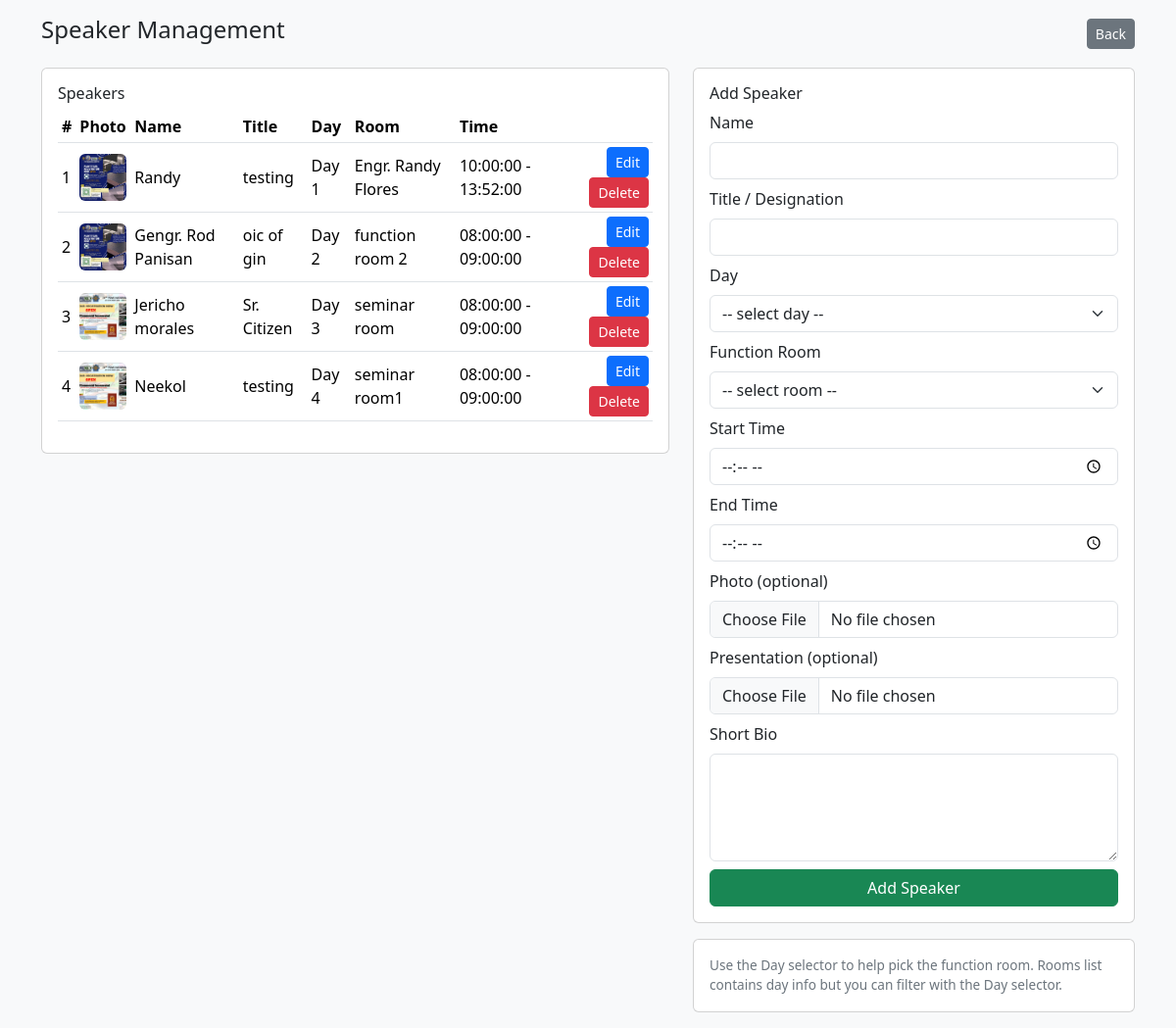
Page /admin/admin_speaker_manage.php (signed in) on the committed database.
### tables this page shows
CREATE TABLE `speakers` (
  `id` int(11) NOT NULL,
  `room_id` int(11) DEFAULT NULL,
  `name` varchar(255) NOT NULL,
  `title` varchar(255) DEFAULT NULL,
  `bio` text DEFAULT NULL,
  `start_time` time DEFAULT NULL,
  `end_time` time DEFAULT NULL,
  `photo` varchar(255) DEFAULT NULL,
  `photo_url` varchar(255) DEFAULT NULL,
  `presentation_url` varchar(255) DEFAULT NULL,
  `created_at` datetime NOT NULL DEFAULT current_timestamp()
);

CREATE TABLE `function_room_days` (
  `id` int(11) NOT NULL,
  `day_date` date NOT NULL,
  `room_id` int(11) DEFAULT NULL,
  `day` date NOT NULL,
  `enabled` tinyint(1) NOT NULL DEFAULT 1,
  `start_time` time DEFAULT NULL,
  `end_time` time DEFAULT NULL,
  `label` varchar(150) NOT NULL DEFAULT 'Day',
  `is_enabled` tinyint(1) NOT NULL DEFAULT 1
);

CREATE TABLE `function_rooms` (
  `id` int(11) NOT NULL,
  `day_id` int(11) DEFAULT NULL,
  `name` varchar(150) NOT NULL,
  `label` varchar(150) DEFAULT NULL,
  `room_number` varchar(50) NOT NULL,
  `day_number` int(10) UNSIGNED NOT NULL DEFAULT 1,
  `day_date` date DEFAULT NULL,
  `description` text DEFAULT NULL,
  `location` varchar(150) DEFAULT NULL,
  `capacity` int(11) DEFAULT NULL,
  `is_active` tinyint(1) NOT NULL DEFAULT 1,
  `created_at` datetime NOT NULL DEFAULT current_timestamp()
);

### admin/admin_speaker_manage.php (the view, shortened to what this page needs)
<?php
require_once __DIR__ . '/../db.php';
if (isset($conn) && $conn instanceof mysqli) {
    $db = $conn;
} elseif (isset($mysqli) && $mysqli instanceof mysqli) {
    $db = $mysqli;
} else {
    $db = null;
}
if (!function_exists('e')) {
    function e($s){ return htmlspecialchars((string)$s, ENT_QUOTES | ENT_SUBSTITUTE, 'UTF-8'); }
}
if (!function_exists('asset_url')) {
    function asset_url($path) {
        $path = (string)$path;
        $base = rtrim(dirname(dirname($_SERVER['SCRIPT_NAME'])), '/\\');
        if ($base === '' || $base === '.' ) $base = '';
        return $base . '/' . ltrim($path, '/');
    }
}
$days = [];
$r = $db->query("SELECT id, label, day_date FROM function_room_days ORDER BY day_date ASC");
if ($r) {
    while ($row = $r->fetch_assoc()) $days[] = $row;
}
$rooms = [];
$r2 = $db->query("
  SELECT fr.id, fr.name,
         fd.id AS day_id, fd.label AS day_label, fd.day_date
  FROM function_rooms fr
  LEFT JOIN function_room_days fd ON fd.id = fr.day_id
  ORDER BY fd.day_date ASC, fr.id ASC
");
if ($r2) {
    while ($row = $r2->fetch_assoc()) {
        $row['day_number'] = null;
        if (!empty($row['day_label']) && preg_match('/(\d+)/', $row['day_label'], $m)) {
            $row['day_number'] = (int)$m[1];
        }
        $rooms[] = $row;
    }
}
$speakers = [];
$sql = "
    SELECT s.id, s.name, s.title, s.start_time, s.end_time, s.photo_url, s.presentation_url, s.room_id,   -- CHANGED
           fr.name AS room_name,
           fd.id AS day_id, fd.label AS day_label, fd.day_date
    FROM speakers s
    LEFT JOIN function_rooms fr ON fr.id = s.room_id
    LEFT JOIN function_room_days fd ON fd.id = fr.day_id
    ORDER BY fd.day_date ASC, fr.id ASC, s.start_time ASC
";
$res = $db->query($sql);
if ($res) {
    while ($row = $res->fetch_assoc()) $speakers[] = $row;
}
$edit = null;
?>
<!doctype html>
<html lang="en">
<head>
  <link href="https://cdn.jsdelivr.net/npm/bootstrap@5.3.2/dist/css/bootstrap.min.css" rel="stylesheet">
</head>
<body class="p-3">
  <div class="container">
    <div class="d-flex justify-content-between align-items-center mb-3">
      <h4>Speaker Management</h4>
      <a href="Admin_dashboard.php" class="btn btn-secondary btn-sm">Back</a>
    </div>
    <div class="row">
      <div class="col-lg-7">
        <div class="card mb-3">
          <div class="card-body">
            <h6 class="card-title">Speakers</h6>
            <?php if (empty($speakers)): ?>
              <div class="text-muted">No speakers added yet.</div>
            <?php else: ?>
              <div class="table-responsive">
                <table class="table table-sm align-middle">
                  <thead>
                    <tr><th>#</th><th>Photo</th><th>Name</th><th>Title</th><th>Day</th><th>Room</th><th>Time</th><th></th></tr>
                  </thead>
                  <tbody>
                    <?php foreach ($speakers as $s): ?>
                      <tr>
                        <td><?= (int)$s['id'] ?></td>
                        <td>
                          <?php if (!empty($s['photo_url'])): ?>
                            <img src="<?= e(asset_url($s['photo_url'])) ?>" class="speaker-photo" alt="">
                          <?php else: ?>
                            <div class="speaker-photo" style="background:#e9ecef"></div>
                          <?php endif; ?>
                        </td>
                        <td><?= e($s['name']) ?></td>
                        <td><?= e($s['title']) ?></td>
                        <td><?= e($s['day_label'] ?: '-') ?></td>
                        <td><?= e($s['room_name'] ?: '-') ?></td>
                        <td>
                          <?php
                            $t1 = $s['start_time'] ?? '';
                            $t2 = $s['end_time'] ?? '';
                            $timeText = $t1 . ($t2 ? ' - ' . $t2 : '');
                            echo e($timeText ?: '-');
                          ?>
                        </td>
                        <td class="text-end">
                          <a href="admin_speaker_manage.php?edit=<?= (int)$s['id'] ?>" class="btn btn-sm btn-primary">Edit</a>
                          <form method="post" class="d-inline" onsubmit="return confirm('Delete speaker?');">
                            <button class="btn btn-sm btn-danger">Delete</button>
                          </form>
                        </td>
                      </tr>
                    <?php endforeach; ?>
                  </tbody>
                </table>
              </div>
            <?php endif; ?>
          </div>
        </div>
      </div>
      <div class="col-lg-5">
        <div class="card mb-3">
          <div class="card-body">
            <?php if ($edit): ?>
              <h6 class="card-title">Edit Speaker #<?= (int)$edit['id'] ?></h6>
              <form method="post" enctype="multipart/form-data" novalidate>
                <input type="hidden" name="csrf_token" value="<?= e($_SESSION['csrf_token']) ?>">
                <input type="hidden" name="action" value="update">
                <input type="hidden" name="id" value="<?= (int)$edit['id'] ?>">
                <div class="mb-2">
                  <label class="form-label">Name</label>
                  <input name="name" class="form-control" required value="<?= e($edit['name']) ?>">
                </div>
                <div class="mb-2">
                  <label class="form-label">Title / Designation</label>
                  <input name="title" class="form-control" value="<?= e($edit['title']) ?>">
                </div>
                <div class="mb-2">
                  <label class="form-label">Day</label>
                  <select id="daySelectEdit" class="form-select mb-2">
                    <option value="">-- select day --</option>
                    <?php foreach ($days as $d): ?>
                      <option value="<?= (int)$d['id'] ?>" <?= '' ?>><?= e($d['label']) ?></option>
                    <?php endforeach; ?>
                  </select>
                  <label class="form-label">Function Room</label>
                  <select name="room_id" id="roomSelectEdit" class="form-select" required>
                    <option value="">-- select room --</option>
                    <?php foreach ($rooms as $rm): ?>
                      <option value="<?= (int)$rm['id'] ?>" <?= $edit['room_id'] == $rm['id'] ? 'selected' : '' ?>><?= e($rm['name']) ?> <?= $rm['day_number'] ? ' (Day '.$rm['day_number'].')' : '' ?></option>
                    <?php endforeach; ?>
                  </select>
                  <small id="noRoomsEdit" class="text-danger d-none">No rooms found for selected day.</small>
                </div>
                <div class="mb-2">
                  <label class="form-label">Start Time</label>
                  <input name="start_time" type="time" class="form-control" value="<?= e($edit['start_time']) ?>">
                </div>
                <div class="mb-2">
                  <label class="form-label">End Time</label>
                  <input name="end_time" type="time" class="form-control" value="<?= e($edit['end_time'] ?? '') ?>">
                </div>
                <div class="mb-2">
                  <label class="form-label">Photo (upload to replace)</label>
                  <?php if (!empty($edit['photo_url'])): ?>
                    <div class="mb-2"><img src="<?= e(asset_url($edit['photo_url'])) ?>" class="speaker-photo" alt=""></div>
                  <?php endif; ?>
                  <input name="photo_file" type="file" accept="image/*" class="form-control">
                  <input type="hidden" name="photo_url" value="<?= e($edit['photo_url']) ?>">
                </div>
                <div class="mb-2">
                  <label class="form-label">Presentation (optional, upload to replace)</label>
                  <?php if (!empty($edit['presentation_url'])): ?>
                    <div class="mb-2"><a href="<?= e(asset_url($edit['presentation_url'])) ?>" target="_blank" class="btn btn-sm btn-outline-primary">View Current</a></div>
                  <?php endif; ?>
                  <input name="presentation_file" type="file" accept=".ppt,.pptx,.pdf" class="form-control">
                  <input type="hidden" name="presentation_url" value="<?= e($edit['presentation_url']) ?>">
                </div>
                <div class="mb-2">
                  <label class="form-label">Short Bio</label>
                  <textarea name="bio" class="form-control" rows="4"><?= e($edit['bio'] ?? '') ?></textarea>
                </div>
                <div class="d-grid">
                  <button class="btn btn-primary">Update Speaker</button>
                  <a href="admin_speaker_manage.php" class="btn btn-link mt-2">Cancel</a>
                </div>
              </form>
            <?php else: ?>
              <h6 class="card-title">Add Speaker</h6>
              <form method="post" enctype="multipart/form-data" novalidate>
                <div class="mb-2">
                  <label class="form-label">Name</label>
                  <input name="name" class="form-control" required value="">
                </div>
                <div class="mb-2">
                  <label class="form-label">Title / Designation</label>
                  <input name="title" class="form-control" value="">
                </div>
                <div class="mb-2">
                  <label class="form-label">Day</label>
                  <select id="daySelect" class="form-select mb-2">
                    <option value="">-- select day --</option>
                  </select>
                  <label class="form-label">Function Room</label>
                  <select name="room_id" id="roomSelect" class="form-select" required>
                    <option value="">-- select room --</option>
                  </select>
                </div>
                <div class="mb-2">
                  <label class="form-label">Start Time</label>
                  <input name="start_time" type="time" class="form-control" value="">
                </div>
                <div class="mb-2">
                  <label class="form-label">End Time</label>
                  <input name="end_time" type="time" class="form-control" value="">
                </div>
                <div class="mb-2">
                  <label class="form-label">Photo (optional)</label>
                  <input name="photo_file" type="file" accept="image/*" class="form-control">
                </div>
                <div class="mb-2">
                  <label class="form-label">Presentation (optional)</label>
                  <input name="presentation_file" type="file" accept=".ppt,.pptx,.pdf" class="form-control">
                </div>
                <div class="mb-2">
                  <label class="form-label">Short Bio</label>
                  <textarea name="bio" class="form-control" rows="4"></textarea>
                </div>
                <div class="d-grid">
                  <button class="btn btn-success">Add Speaker</button>
                </div>
              </form>
            <?php endif; ?>
          </div>
        </div>
        <div class="card">
          <div class="card-body small-muted">
            Use the Day selector to help pick the function room. Rooms list contains day info but you can filter with the Day selector.
          </div>
        </div>
      </div>
    </div>
  </div>
</body>
</html>

### admin/admin_speaker_manage.php (style rules this page uses)
body { background:#f8f9fa; }
.speaker-photo { width:48px;height:48px;border-radius:6px;object-fit:cover; }
.small-muted { font-size:0.85rem; color:#6c757d; }

### rows in the picture
speakers: id "1", photo_url (picture), name "Randy", title "testing", function_room_days.label "Day 1", room.name "Engr. Randy Flores", start_time+end_time "10:00:00 - 13:52:00"
speakers: id "2", photo_url (picture), name "Gengr. Rod Panisan", title "oic of gin", function_room_days.label "Day 2", room.name "function room 2", start_time+end_time "08:00:00 - 09:00:00"
speakers: id "3", photo_url (picture), name "Jericho morales", title "Sr. Citizen", function_room_days.label "Day 3", room.name "seminar room", start_time+end_time "08:00:00 - 09:00:00"
speakers: id "4", photo_url (picture), name "Neekol", title "testing", function_room_days.label "Day 4", room.name "seminar room1", start_time+end_time "08:00:00 - 09:00:00"
